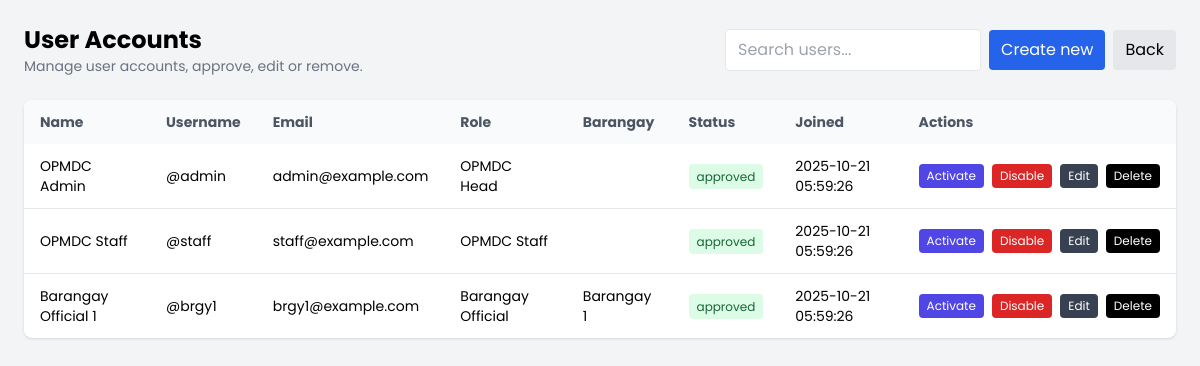
Page /opmdc-2/admin.php (signed in) on the earlier database version.
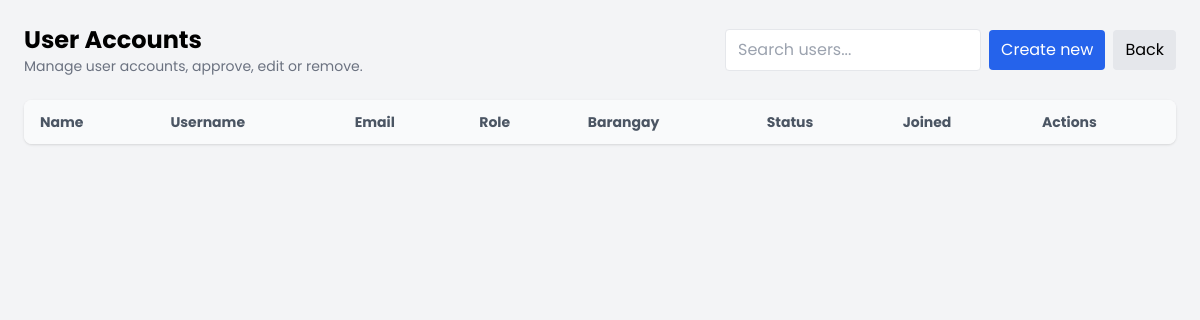
Same page on the later database version.
### tables this page shows
CREATE TABLE users (
  id INT AUTO_INCREMENT PRIMARY KEY,
  username VARCHAR(100) NOT NULL UNIQUE,
  email VARCHAR(255) NOT NULL UNIQUE,
  password VARCHAR(255) NOT NULL,
  name VARCHAR(255) NOT NULL,
  role ENUM('Barangay Official','OPMDC Staff','OPMDC Head','Admin') NOT NULL DEFAULT 'OPMDC Staff',
  barangayName VARCHAR(255) DEFAULT NULL,
  status ENUM('pending','approved','active','disabled') NOT NULL DEFAULT 'approved',
  created_at TIMESTAMP DEFAULT CURRENT_TIMESTAMP
);

### opmdc-2/admin.php (the view, shortened to what this page needs)
<?php
$mysqli = require __DIR__ . '/db.php';
$errors = [];
$users = [];
$sql = "SELECT id, username, email, name, role, barangayName, status, created_at FROM users ORDER BY created_at DESC";
if ($result = $mysqli->query($sql)) {
    while ($row = $result->fetch_assoc()) {
        $users[] = $row;
    }
} else {
    $errors[] = 'Failed to fetch users.';
}
?>
<!doctype html>
<html lang="en">
<head>
  <script src="https://cdn.tailwindcss.com"></script>
</head>
<body class="bg-gray-100 min-h-screen p-6">
  <div class="max-w-6xl mx-auto">
    <div class="flex flex-col sm:flex-row sm:items-center sm:justify-between gap-4 mb-6">
      <div>
        <h1 class="text-2xl font-bold">User Accounts</h1>
        <p class="text-sm text-gray-500">Manage user accounts, approve, edit or remove.</p>
      </div>
      <div class="flex gap-2 items-center">
        <input id="searchBox" type="text" placeholder="Search users..." class="px-3 py-2 border rounded w-64" />
        <a href="register.php" class="px-3 py-2 bg-blue-600 text-white rounded">Create new</a>
        <a href="staff-dashboard.php" class="px-3 py-2 bg-gray-200 rounded">Back</a>
      </div>
    </div>
    <div class="bg-white shadow rounded-lg overflow-hidden">
      <table id="usersTable" class="min-w-full table-auto">
        <thead class="bg-gray-50">
          <tr class="text-left text-sm text-gray-600">
            <th class="px-4 py-3">Name</th>
            <th class="px-4 py-3">Username</th>
            <th class="px-4 py-3">Email</th>
            <th class="px-4 py-3">Role</th>
            <th class="px-4 py-3">Barangay</th>
            <th class="px-4 py-3">Status</th>
            <th class="px-4 py-3">Joined</th>
            <th class="px-4 py-3">Actions</th>
          </tr>
        </thead>
        <tbody class="text-sm divide-y">
          <?php foreach ($users as $u): ?>
            <tr>
              <td class="px-4 py-3"><?= htmlspecialchars($u['name']) ?></td>
              <td class="px-4 py-3">@<?= htmlspecialchars($u['username']) ?></td>
              <td class="px-4 py-3"><?= htmlspecialchars($u['email']) ?></td>
              <td class="px-4 py-3"><?= htmlspecialchars($u['role']) ?></td>
              <td class="px-4 py-3"><?= htmlspecialchars($u['barangayName']) ?></td>
              <td class="px-4 py-3"><span class="px-2 py-1 rounded text-xs <?= $u['status'] === 'approved' || $u['status'] === 'active' ? 'bg-green-100 text-green-800' : ($u['status'] === 'pending' ? 'bg-yellow-100 text-yellow-800' : 'bg-red-100 text-red-800') ?>"><?= htmlspecialchars($u['status']) ?></span></td>
              <td class="px-4 py-3"><?= htmlspecialchars($u['created_at']) ?></td>
              <td class="px-4 py-3">
                <div class="flex gap-2">
                  <?php if ($u['status'] !== 'active' && $u['status'] !== 'disabled'): ?>
                    <form method="post" action="admin_actions.php" class="inline">
                      <button class="px-2 py-1 bg-indigo-600 text-white rounded text-xs">Activate</button>
                    </form>
                  <?php endif; ?>
                  <?php if ($u['status'] !== 'disabled'): ?>
                    <form method="post" action="admin_actions.php" class="inline">
                      <button class="px-2 py-1 bg-red-600 text-white rounded text-xs">Disable</button>
                    </form>
                  <?php endif; ?>
                  <form method="get" action="admin_edit.php" class="inline">
                    <button class="px-2 py-1 bg-gray-700 text-white rounded text-xs">Edit</button>
                  </form>
                  <form method="post" action="admin_actions.php" class="inline" onsubmit="return confirm('Delete this user?');">
                    <button class="px-2 py-1 bg-black text-white rounded text-xs">Delete</button>
                  </form>
                </div>
              </td>
            </tr>
          <?php endforeach; ?>
        </tbody>
      </table>
    </div>
  </div>
</body>
</html>

### opmdc-2/admin.php (style rules this page uses)
body { font-family:'Poppins',sans-serif }

Differences in the rows shown:
removed users: name "OPMDC Admin", username "admin", email "admin@example.com", role "OPMDC Head", status "approved", created_at "2025-10-21 05:59:26"
removed users: name "OPMDC Staff", username "staff", email "staff@example.com", role "OPMDC Staff", status "approved", created_at "2025-10-21 05:59:26"
removed users: name "Barangay Official 1", username "brgy1", email "brgy1@example.com", role "Barangay Official", barangayName "Barangay 1", status "approved", created_at "2025-10-21 05:59:26"
